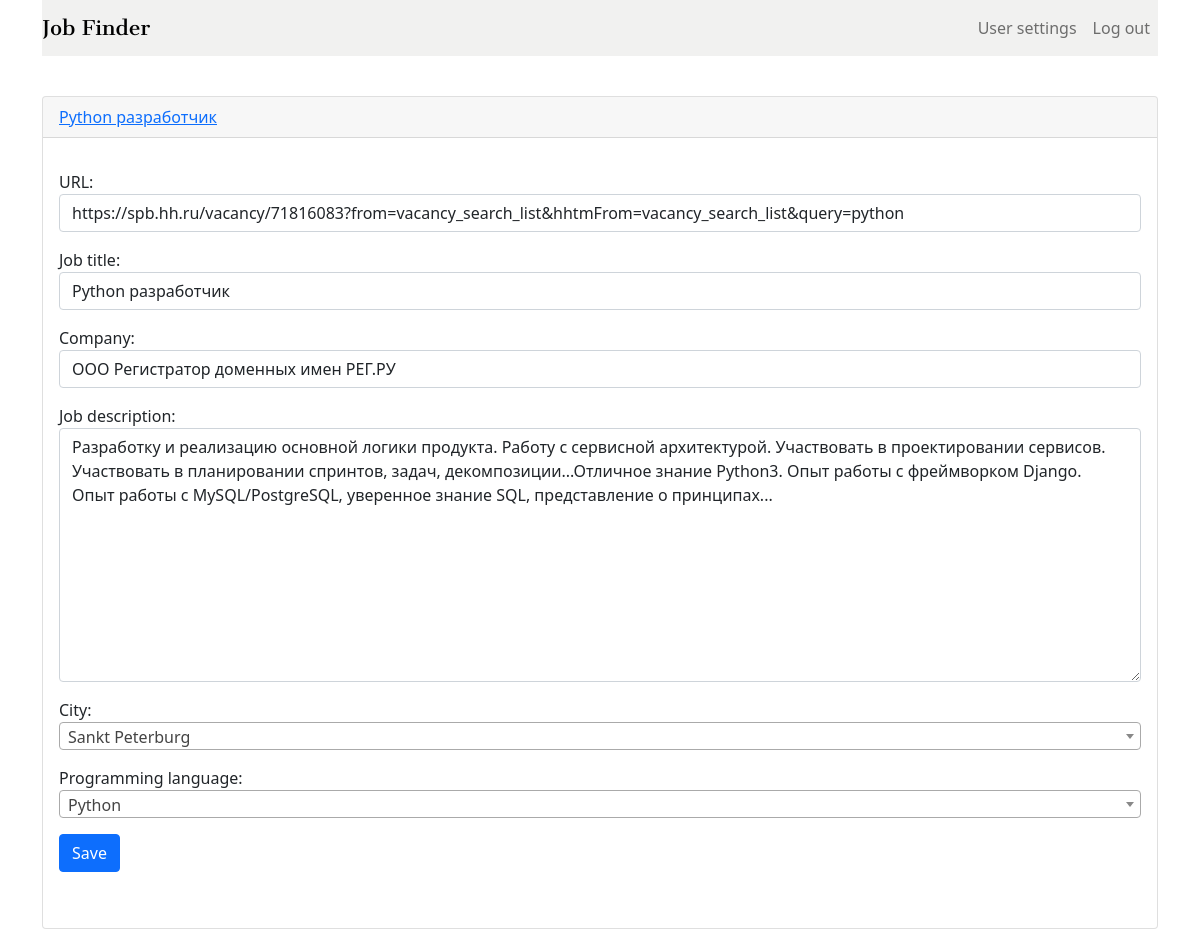
Page /update/102/ (signed in) on the committed database.
### scraping/models.py (models this page shows, shortened)
class Vacancy(models.Model):
    url = models.URLField(unique=True)
    title = models.CharField(max_length=250, verbose_name='Job title')
    company = models.CharField(max_length=250, verbose_name='Company')
    description = models.TextField(verbose_name='Job description')
    city = models.ForeignKey(City, on_delete=models.CASCADE,
                             verbose_name='City')
    language = models.ForeignKey(Language, on_delete=models.CASCADE,
                                 verbose_name='Programming language')
    timestamp = models.DateField(auto_now_add=True)
    class Meta:
        verbose_name = 'vacancy'
        verbose_name_plural = 'vacancy'
        ordering = ['-timestamp']

### scraping/views.py (the view, shortened to what this page needs)
# urls.py: path('update/<slug:id>/', VacancyUpdateView.as_view(), name='update'),
class VacancyUpdateView(SuccessMessageMixin, LoginRequiredMixin, UpdateView):
    model = Vacancy
    form_class = VacancyViewForm  # One of the two
    template_name = 'scraping/create.html'
    success_message = 'Information changed successfully'
    slug_field = 'id'
    slug_url_kwarg = 'id'

### scraping/forms.py
class VacancyViewForm(forms.ModelForm):
    city = forms.ModelChoiceField(label='City', queryset=City.objects.all(),
                                  widget=forms.Select(attrs={
                                      'class': 'form-control js-example-basic-single'}))
    language = forms.ModelChoiceField(label='Programming language', queryset=Language.objects.all(),
                                      widget=forms.Select(attrs={
                                          'class': 'form-control js-example-basic-single'}))
    url = forms.CharField(label='URL', widget=forms.URLInput(
        attrs={'class': 'form-control'}))
    title = forms.CharField(label='Job title', widget=forms.TextInput(
        attrs={'class': 'form-control'}))
    company = forms.CharField(label='Company', widget=forms.TextInput(
        attrs={'class': 'form-control'}))
    description = forms.CharField(label='Job description',
                                  widget=forms.Textarea(
                                      attrs={'class': 'form-control'}))
    class Meta:
        model = Vacancy
        fields = '__all__'

### scraping/models.py (called while the page is built)
    def __str__(self):
        return self.name

    def __str__(self):
        return self.name

### scraping/templates/scraping/create.html (shortened to what this page needs)
{% extends 'base.html' %}
{% block content %}
<br>
    <div class="card my-3">
      <div class="card-header">
        <a href="{{ object.url }}">{{ object.title }}</a>
      </div>
      <div class="card-body">
          <p class="card-text">
              <form method="POST">{% csrf_token %}
              {{ form.as_p }}
              <button type="submit" class="btn btn-primary">Save</button><br><br>
              </form>
          </p>
      </div>
    </div>
{% endblock %}

### rows in the picture
Vacancy: title "Python разработчик", url "https://spb.hh.ru/vacancy/71816083?from=vacancy_search_list&hhtmFrom=vacancy_search_list&query=python", company "ООО Регистратор доменных имен РЕГ.РУ", description "Разработку и реализацию основной логики продукта. Работу с сервисной архитектурой. Участвовать в проектировании сервисов. Участвовать в планировании спринтов, задач, декомпозиции...Отличное знание Python3. Опыт работы с фреймворком Django. Опыт работы с MySQL/PostgreSQL, уверенное знание SQL, представление о принципах..."
